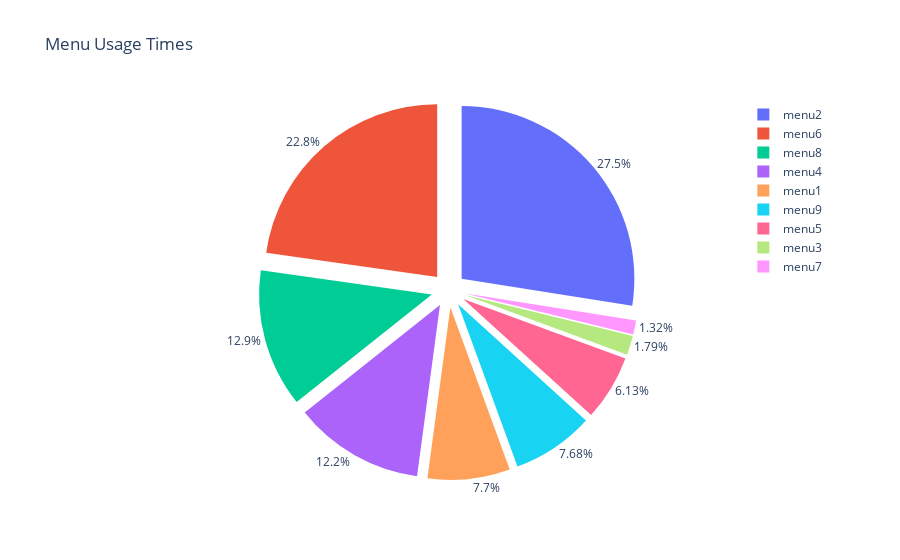

Notebook cell for this chart:
### Markdown cell above
# **10. Menu Usage Visualization**
---
In this section, we explore the relationship between menu items and their corresponding usage times. This analysis provides insights into the usage patterns of different menu items and the amount of time spent on each.


1. **Data Preparation**:
   - The function preprocesses the data, focusing on a target column that contains multiple menu items. The usage times of each menu item are extracted and accumulated.


2. **Usage Time Calculation**:
   - The function calculates the total usage time (in seconds) for each menu item by summing the usage times from multiple columns (e.g., `n_seconds_1`, `n_seconds_2`, `n_seconds_3`).


3. **Pie Chart**:
   - A pie chart is generated to visualize the distribution of total usage times among different menu items. The chart displays the percentage of time spent on each menu item relative to the total usage time.


4. **Summary Output**:
   - The pie chart provides a clear visual representation of menu item usage patterns. It helps identify which menu items are more frequently accessed and the proportion of time dedicated to each.


Menu usage visualization is valuable for understanding user interactions with different menu items and their corresponding usage times. It can be useful for optimizing menu design and identifying user preferences. If menu usage visualization is disabled in the configuration settings defined by `CFG()`, the original dataset is returned.

### Code cell
class MenuUsage:
    def __init__(self, cfg):
        self.cfg = cfg
    
    def process_data(self, dataframe, column):
        if self.cfg.menu_usage:
            
            # Create a dictionary to store menu usage time for each menu item
            menu_usage = {}
            
            # Iterate over the rows in the dataframe
            for index, row in dataframe.iterrows():
                # Split the values in the 'column' by ', ' to get a list of menu items
                targets = row[column].split(', ')
                # Calculate the total usage time for each menu item and update the dictionary
                for target in targets:
                    if target in menu_usage:
                        menu_usage[target] += row['n_seconds_1'] + row['n_seconds_2'] + row['n_seconds_3']
                    else:
                        menu_usage[target] = row['n_seconds_1'] + row['n_seconds_2'] + row['n_seconds_3']

            # Create a DataFrame to store menu usage time data
            usage_df = pd.DataFrame({'Menu': list(menu_usage.keys()), 'Total Usage Time (Seconds)': list(menu_usage.values())})

            # Create a pie chart using Plotly Express
            fig = px.pie(
                usage_df, 
                values='Total Usage Time (Seconds)', 
                names='Menu', 
                title='Menu Usage Times',
                labels={'Total Usage Time (Seconds)': 'Total Usage Time (Seconds)', 'Menu': 'Menus'},
            )

            # Adjust pie chart properties
            fig.update_traces(textposition='outside', textinfo='percent', pull=[0.1] * len(menu_usage)) 
            fig.update_layout(uniformtext_minsize=12, uniformtext_mode='hide')  
            fig.show()
                
        else:
            print("Menu Usage is disabled. Returning the original dataframes.")
        
        return dataframe

process_menu_usage = MenuUsage(CFG())
train = process_menu_usage.process_data(train, 'target')

### Figure 1 — Plotly figure (JSON) as saved in the notebook; plotly's stock layout.template omitted (floating-point values rounded to 4 significant figures)
{"data": [{"domain": {"x": [0, 1], "y": [0, 1]}, "hovertemplate": "Menus=%{label}<br>Total Usage Time (Seconds)=%{value}<extra></extra>", "labels": ["menu2", "menu4", "menu5", "menu7", "menu8", "menu6", "menu1", "menu9", "menu3"], "legendgroup": "", "name": "", "pull": [0.1, 0.1, 0.1, 0.1, 0.1, 0.1, 0.1, 0.1, 0.1], "showlegend": true, "textinfo": "percent", "textposition": "outside", "type": "pie", "values": [56870000.0, 25210000.0, 12680000.0, 2728000.0, 26750000.0, 47070000.0, 15930000.0, 15880000.0, 3708000.0]}], "layout": {"legend": {"tracegroupgap": 0}, "title": {"text": "Menu Usage Times"}, "uniformtext": {"minsize": 12, "mode": "hide"}}}
